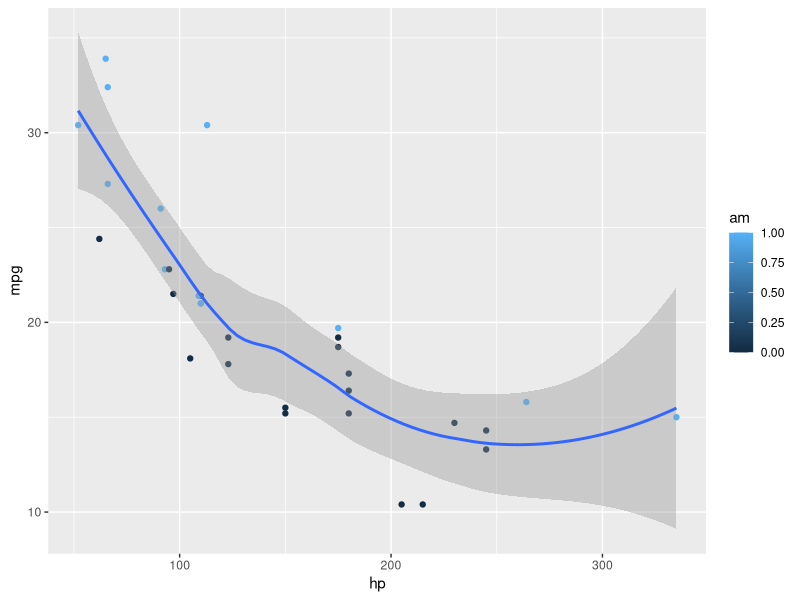
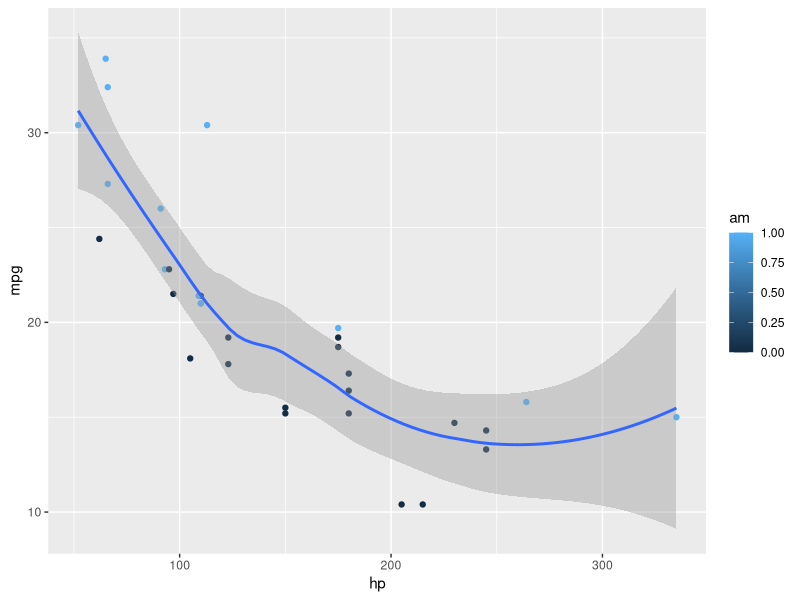

Reproduce these figures in R, in order.
## ---- chunk 1
#| echo: true
#| fig-width: 10
#| fig-height: 4
library(ggplot2)
ggplot(mtcars, aes(hp, mpg, color = am)) +
  geom_point() +  geom_smooth(formula = y ~ x, method = "loess")
## ---- chunk 2
knitr::kable(head(mtcars)[,c("mpg",	"cyl", "disp", "hp", "wt")])
## ---- chunk 3
library(ggplot2)
ggplot(mtcars, aes(hp, mpg, color = am)) +
  geom_point() +  geom_smooth(formula = y ~ x, method = "loess")
## ---- chunk 4
knitr::kable(mtcars)
